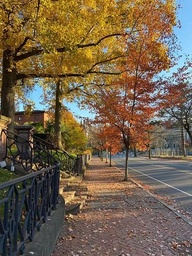
#> input picture data/example.jpg, 192 x 256 px, shrunk from 324 x 432 before the run; its folder holds 2 pictures in this run
$ python part1.py
#> lines starting #> are read from the running program, lines starting #| are printed output that depends on the picture
import argparse, os
import numpy as np
import cv2
import matplotlib.pyplot as plt
from numpy.linalg import inv

SOURCE_PATH = './data'
OUTPUT_PATH = './output'

def read_image(path):
    img = cv2.imread(os.path.join(SOURCE_PATH, path)) # BGR uint8
    img = cv2.cvtColor(img, cv2.COLOR_BGR2Lab) # Lab uint8
    return img

def write_image(img, path): # Input Lab uint8
    img = cv2.cvtColor(img, cv2.COLOR_Lab2BGR)
    cv2.imwrite(os.path.join(OUTPUT_PATH, path), img)
    return

# TODO: Not finished (Not sured about if we want to get all frames at once)
def read_video(path):
    cap = cv2.videoCapture(path)
    while cap.isOpened():
        _, frame = cap.read()
        frame = cv2.cvtColor(frame, cv2.COLOR_BGR2Lab) # Not sure if they use BGR or RGB for video
    cap.release()
    return

def get_cdf(lum, testing=False): # If testing then plot the cdf
    hist = get_histogram(lum).astype(np.float64)
    hist /= hist[-1]
    if testing:
        plt.plot(np.arange(256), hist, 's-', color='r', label='cdf')
        plt.xlabel('value')
        plt.ylabel('probability')
        plt.legend()
        plt.show()
    return hist

def get_histogram(lum, cumulative=True):
    hist = np.zeros(256, dtype=np.uint)
    for i in range(hist.shape[0]):
        hist[i] = np.count_nonzero(lum <= i) if cumulative else np.count_nonzero(lum == i)
    return hist

# TODO: Convolving frames with a boundary preserving Gaussian kernel of std=.1
def luminance_transfer(input_frame, target_frame):
    input_cdf, target_cdf = get_cdf(input_frame[:,:,0]), get_cdf(target_frame[:,:,0])
    input2target = np.zeros(input_cdf.shape[0], dtype=np.uint)
    for i in range(input_cdf.shape[0]):
        input2target[i] = np.min(np.argwhere(target_cdf >= input_cdf[i]))
    input_frame[:,:,0] = input2target[input_frame[:,:,0]]
    return input_frame

def get_band_feature(frame, band_indices=None):
    if not band_indices:
        chro = np.reshape(frame[:,:,1:], (frame.shape[0]*frame.shape[1],2))
        mu, sig = np.mean(chro, axis=0), np.cov(chro.transpose())
        return mu, sig
    # TODO: for band specific
    return None

# TODO: cubic falloff alpha blending for band intersection (smooth the transformation)
def get_frame_feature(frame):
    # Split the three bands with different levels of luminance.
    lum = frame[:,:,0].flatten() # Flattened
    indices = np.argsort(lum, axis=None)
    size = indices.shape[0]
    slices = [indices[:int(.4*size)], indices[int(.3*size):int(.7*size)], indices[int(.6*size):]]
    # Get the features (mean and covariance) for each band
    # feats = [get_band_feature(frame, band) for band in slices]
    # TODO: For testing global transfer
    feats = get_band_feature(frame)
    return feats#, slices

def chrominance_transfer(input_frame, target_frame):
    input_feats, target_feats = get_frame_feature(input_frame), get_frame_feature(target_frame)
    # TODO: Perform the transfer based on the features
    mu_input, sig_input = input_feats
    mu_target, sig_target = target_feats
    sqrt_sig_input = sig_input#np.sqrt(sig_input)
    T = np.sqrt(sqrt_sig_input @ sig_target @ sqrt_sig_input)
    inv_sqrt_sig_input = inv(sqrt_sig_input)
    T = inv_sqrt_sig_input @ T @ inv_sqrt_sig_input
    input_frame[:,:,1:] = (input_frame[:,:,1:] - mu_input) @ T.transpose() + mu_target
    return input_frame

# TODO: Segmentation
def get_background_segment(frame):
    pass

# TODO: Have not touched yet
def find_representative_frame(frames):
    pass

def main():
    target = read_image('example.jpg')
#> in read_image, img is the input picture: shape (256, 192, 3); mean B, G, R 74.9, 96.5, 113.8
#> in read_image, `img = cv2.cvtColor(img, cv2.COLOR_BGR2Lab)`: img: shape (256, 192, 3); mean of channels 0, 1, 2 106.6, 133.1, 142.7
    img = read_image('tree.jpg')
#> call 2 of read_image, with path = 'tree.jpg'
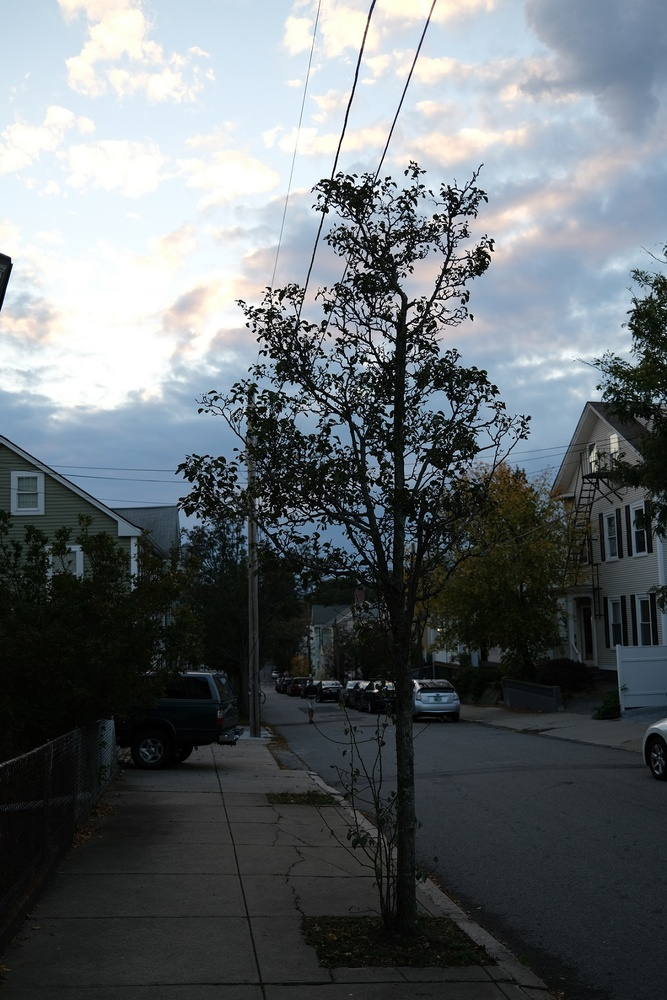
#> input picture data/tree.jpg, 667 x 1000 px, shrunk from 1124 x 1685 before the run
#> in read_image, img is the input picture: shape (1000, 667, 3); mean B, G, R 109.9, 106.2, 99.8
#> in read_image (call 2), `img = cv2.cvtColor(img, cv2.COLOR_BGR2Lab)`: img: shape (1000, 667, 3); mean of channels 0, 1, 2 107.2, 126.6, 125.3
    plt.plot(np.arange(256), get_cdf(img[:,:,0]), 's-', color='g', label='original', markersize=1)
#> after the loop in get_histogram, `for i in range(hist.shape[0]):`: hist = 256 values from 1317 to 667000
#> in get_cdf, `hist = get_histogram(lum).astype(np.float64)`:
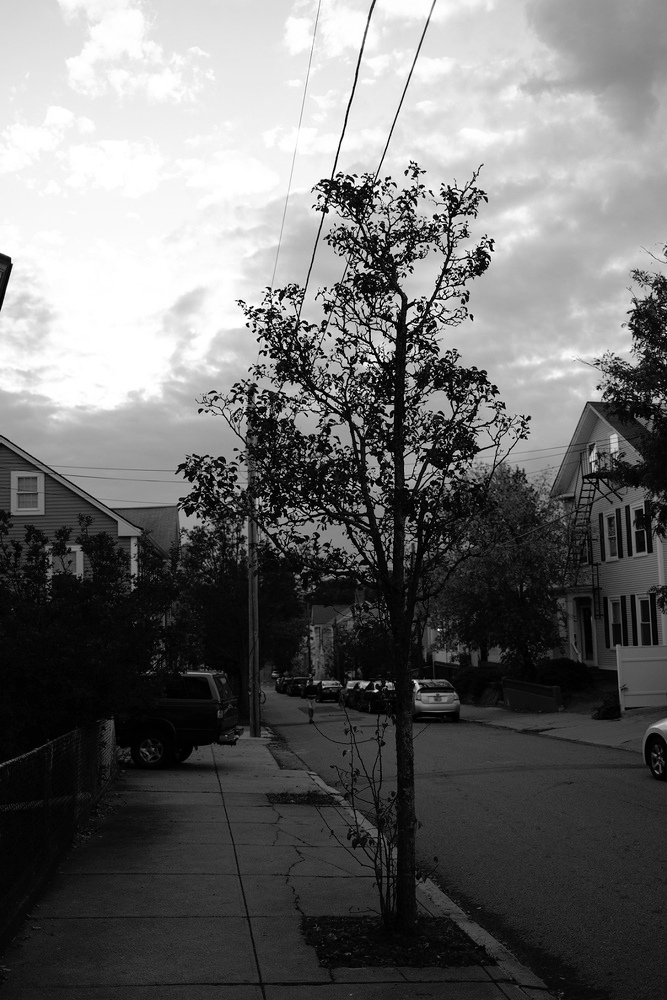
#> lum: shape (1000, 667); min 0, max 255, mean 107.2
#> in get_cdf, `hist /= hist[-1]`: hist = 256 values from 0.00197 to 1
    output = luminance_transfer(img, target)
#> call 3 of get_cdf, with testing = False
#> in get_cdf (call 3), `hist = get_histogram(lum).astype(np.float64)`: hist = 256 values from 1 to 49152
#> in get_cdf (call 3), `hist = get_histogram(lum).astype(np.float64)`:
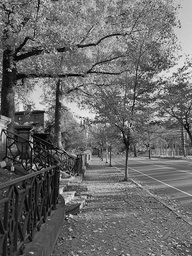
#> lum: shape (256, 192); min 0, max 250, mean 106.6
#> in get_cdf (call 3), `hist /= hist[-1]`: hist = 256 values from 2.03e-05 to 1
#> in luminance_transfer, `input_cdf, target_cdf = get_cdf(input_frame[:,:,0]), get_cdf(target_fr..`: input_cdf = 256 values from 0.00197 to 1; target_cdf = 256 values from 2.03e-05 to 1
#> after the loop in luminance_transfer, `for i in range(input_cdf.shape[0]):`: input2target = 256 values from 5 to 250
#> in luminance_transfer, `input_frame[:,:,0] = input2target[input_frame[:,:,0]]`: input_frame: shape (1000, 667, 3); mean of channels 0, 1, 2 108.5, 126.6, 125.3
    plt.plot(np.arange(256), get_cdf(target[:,:,0]), 's-', color='r', label='target', markersize=1)
    plt.plot(np.arange(256), get_cdf(output[:,:,0]), 's-', color='b', label='output', markersize=1)
#> in get_cdf (call 5), `hist = get_histogram(lum).astype(np.float64)`: hist = 256 values from 0 to 667000
#> in get_cdf (call 5), `hist = get_histogram(lum).astype(np.float64)`:
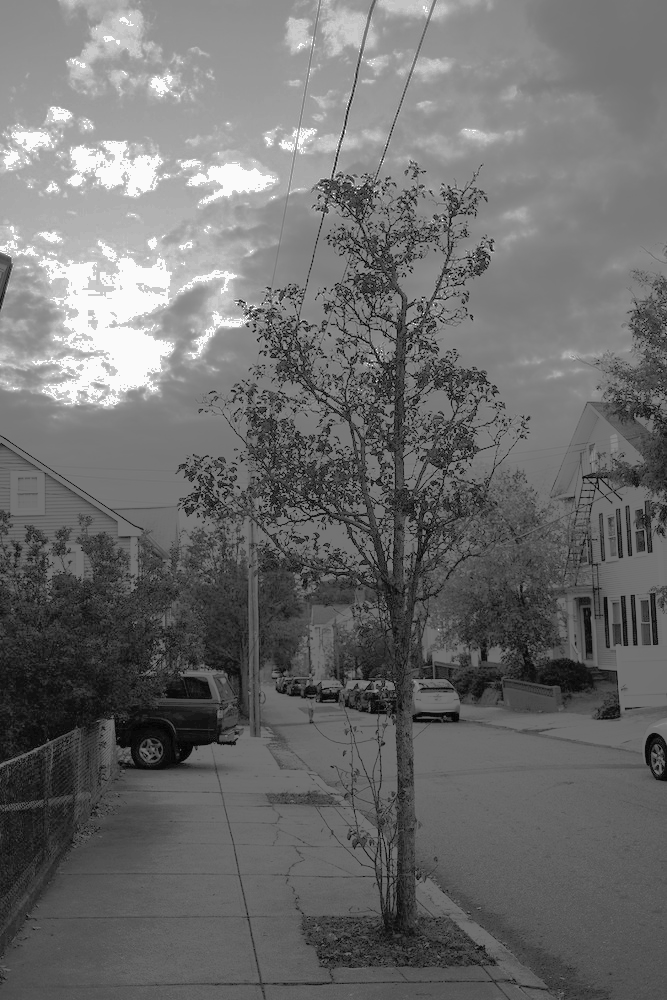
#> lum: shape (1000, 667); min 5, max 250, mean 108.5
#> in get_cdf (call 5), `hist /= hist[-1]`: hist = 256 values from 0 to 1
    plt.xlabel('value')
    plt.ylabel('probability')
    plt.legend()
    plt.show()
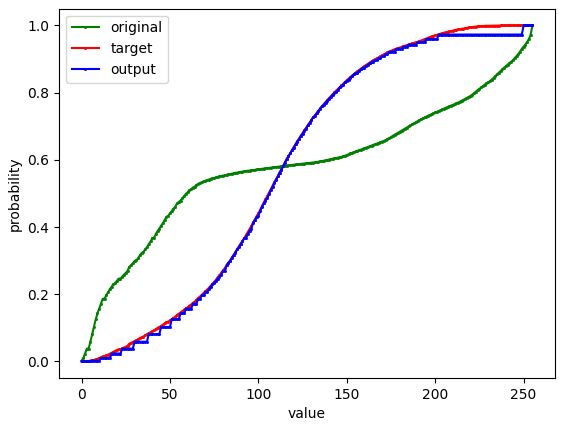
#> figure drawn by matplotlib, 1 panel; curve peaks at x = 255, y = 1; curve peaks at x = 250, y = 1; curve peaks at x = 250, y = 1
    output = chrominance_transfer(output, target)
#> in get_band_feature, `chro = np.reshape(frame[:,:,1:], (frame.shape[0]*frame.shape[1],2))`: chro = 667000 pairs, first value 117 to 139, second value 103 to 151
#> in get_band_feature, `mu, sig = np.mean(chro, axis=0), np.cov(chro.transpose())`: mu = [126.6, 125.3]; sig = [[2.69, 2.4], [2.4, 32.21]]
#> in get_frame_feature, `feats = get_band_feature(frame)`: feats = ([126.6, 125.3], [[2.69, 2.4], [2.4, 32.21]])
#> in chrominance_transfer, `input_feats, target_feats = get_frame_feature(input_frame), get_frame_..`: target_feats = ([133.1, 142.7], [[55.87, 73.05], [73.05, 362.1]])
#> in chrominance_transfer, `mu_input, sig_input = input_feats`: mu_input = [126.6, 125.3]; sig_input = [[2.69, 2.4], [2.4, 32.21]]
#> in chrominance_transfer, `mu_target, sig_target = target_feats`: mu_target = [133.1, 142.7]; sig_target = [[55.87, 73.05], [73.05, 362.1]]
#> in chrominance_transfer, `sqrt_sig_input = sig_input#np.sqrt(sig_input)`: sqrt_sig_input = [[2.69, 2.4], [2.4, 32.21]]
#> in chrominance_transfer, `T = np.sqrt(sqrt_sig_input @ sig_target @ sqrt_sig_input)`: T = [[58.53, 187.2], [187.2, 622.3]]
#> in chrominance_transfer, `inv_sqrt_sig_input = inv(sqrt_sig_input)`: inv_sqrt_sig_input = [[0.399, -0.0297], [-0.0297, 0.0333]]
#> in chrominance_transfer, `T = inv_sqrt_sig_input @ T @ inv_sqrt_sig_input`: T = [[5.43, 1.34], [1.34, 0.37]]
#> in chrominance_transfer, `input_frame[:,:,1:] = (input_frame[:,:,1:] - mu_input) @ T.transpose()..`: input_frame: shape (1000, 667, 3); mean of channels 0, 1, 2 108.5, 132.6, 142.1
    write_image(output, 'sample.jpg')
#> in write_image, `img = cv2.cvtColor(img, cv2.COLOR_Lab2BGR)`:
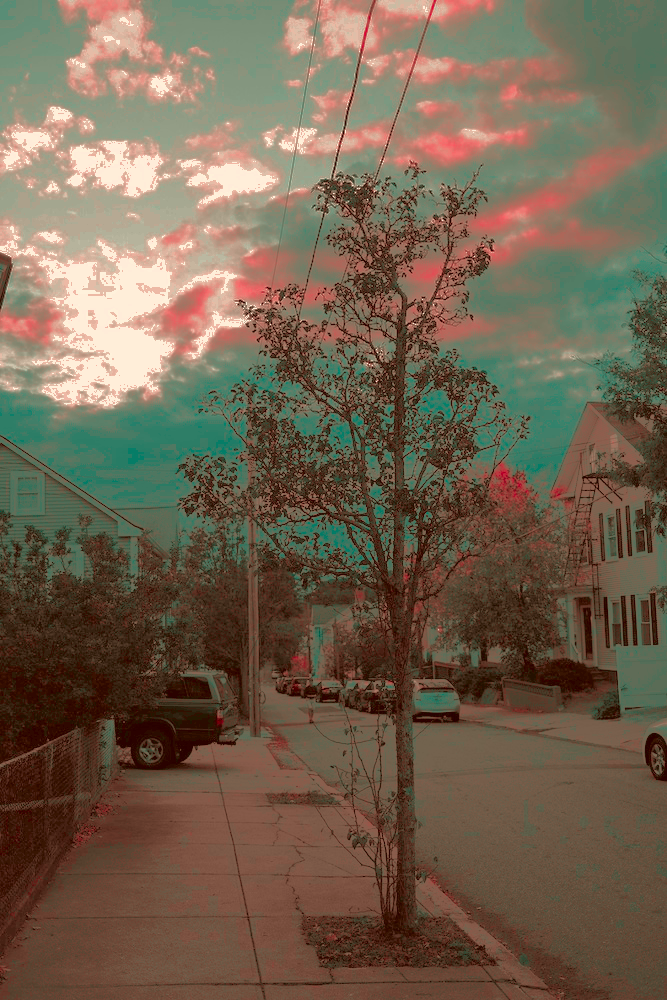
#> img: shape (1000, 667, 3); mean B, G, R 79.5, 98.3, 114.7
    return

if __name__ == '__main__':
    main()
    #parser = argparse.ArgumentParser(description="CSCI1290 - Final Project")
    #parser.add_argument("method", )
